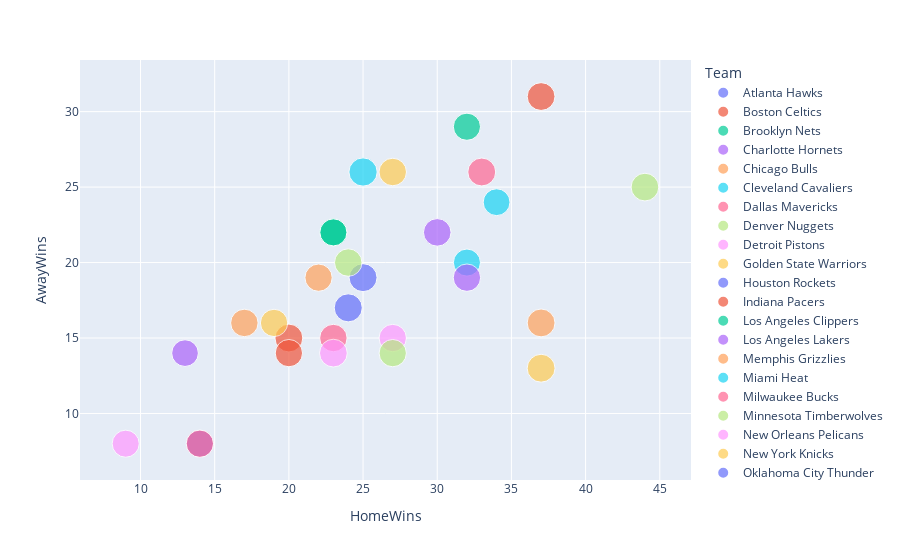

The notebook cell this image was saved under:
### Code cell
fig = px.scatter(
    nba2023,
    x="HomeWins",
    y="AwayWins",
    color=nba2023.index,
    size=nba2023["AverageHomePoints"] 
)

fig.show()

### Figure 1 — Plotly figure (JSON) as saved in the notebook; plotly's stock layout.template omitted (floating-point values rounded to 4 significant figures)
{"data": [{"hovertemplate": "Team=Atlanta Hawks<br>HomeWins=%{x}<br>AwayWins=%{y}<br>AverageHomePoints=%{marker.size}<extra></extra>", "legendgroup": "Atlanta Hawks", "marker": {"color": "#636efa", "size": [119.9], "sizemode": "area", "sizeref": 0.3063, "symbol": "circle"}, "mode": "markers", "name": "Atlanta Hawks", "orientation": "v", "showlegend": true, "type": "scatter", "x": [25], "xaxis": "x", "y": [19], "yaxis": "y"}, {"hovertemplate": "Team=Boston Celtics<br>HomeWins=%{x}<br>AwayWins=%{y}<br>AverageHomePoints=%{marker.size}<extra></extra>", "legendgroup": "Boston Celtics", "marker": {"color": "#EF553B", "size": [118.4], "sizemode": "area", "sizeref": 0.3063, "symbol": "circle"}, "mode": "markers", "name": "Boston Celtics", "orientation": "v", "showlegend": true, "type": "scatter", "x": [37], "xaxis": "x", "y": [31], "yaxis": "y"}, {"hovertemplate": "Team=Brooklyn Nets<br>HomeWins=%{x}<br>AwayWins=%{y}<br>AverageHomePoints=%{marker.size}<extra></extra>", "legendgroup": "Brooklyn Nets", "marker": {"color": "#00cc96", "size": [112.1], "sizemode": "area", "sizeref": 0.3063, "symbol": "circle"}, "mode": "markers", "name": "Brooklyn Nets", "orientation": "v", "showlegend": true, "type": "scatter", "x": [23], "xaxis": "x", "y": [22], "yaxis": "y"}, {"hovertemplate": "Team=Charlotte Hornets<br>HomeWins=%{x}<br>AwayWins=%{y}<br>AverageHomePoints=%{marker.size}<extra></extra>", "legendgroup": "Charlotte Hornets", "marker": {"color": "#ab63fa", "size": [109.2], "sizemode": "area", "sizeref": 0.3063, "symbol": "circle"}, "mode": "markers", "name": "Charlotte Hornets", "orientation": "v", "showlegend": true, "type": "scatter", "x": [13], "xaxis": "x", "y": [14], "yaxis": "y"}, {"hovertemplate": "Team=Chicago Bulls<br>HomeWins=%{x}<br>AwayWins=%{y}<br>AverageHomePoints=%{marker.size}<extra></extra>", "legendgroup": "Chicago Bulls", "marker": {"color": "#FFA15A", "size": [114.0], "sizemode": "area", "sizeref": 0.3063, "symbol": "circle"}, "mode": "markers", "name": "Chicago Bulls", "orientation": "v", "showlegend": true, "type": "scatter", "x": [22], "xaxis": "x", "y": [19], "yaxis": "y"}, {"hovertemplate": "Team=Cleveland Cavaliers<br>HomeWins=%{x}<br>AwayWins=%{y}<br>AverageHomePoints=%{marker.size}<extra></extra>", "legendgroup": "Cleveland Cavaliers", "marker": {"color": "#19d3f3", "size": [112.2], "sizemode": "area", "sizeref": 0.3063, "symbol": "circle"}, "mode": "markers", "name": "Cleveland Cavaliers", "orientation": "v", "showlegend": true, "type": "scatter", "x": [32], "xaxis": "x", "y": [20], "yaxis": "y"}, {"hovertemplate": "Team=Dallas Mavericks<br>HomeWins=%{x}<br>AwayWins=%{y}<br>AverageHomePoints=%{marker.size}<extra></extra>", "legendgroup": "Dallas Mavericks", "marker": {"color": "#FF6692", "size": [115.4], "sizemode": "area", "sizeref": 0.3063, "symbol": "circle"}, "mode": "markers", "name": "Dallas Mavericks", "orientation": "v", "showlegend": true, "type": "scatter", "x": [23], "xaxis": "x", "y": [15], "yaxis": "y"}, {"hovertemplate": "Team=Denver Nuggets<br>HomeWins=%{x}<br>AwayWins=%{y}<br>AverageHomePoints=%{marker.size}<extra></extra>", "legendgroup": "Denver Nuggets", "marker": {"color": "#B6E880", "size": [117.8], "sizemode": "area", "sizeref": 0.3063, "symbol": "circle"}, "mode": "markers", "name": "Denver Nuggets", "orientation": "v", "showlegend": true, "type": "scatter", "x": [44], "xaxis": "x", "y": [25], "yaxis": "y"}, {"hovertemplate": "Team=Detroit Pistons<br>HomeWins=%{x}<br>AwayWins=%{y}<br>AverageHomePoints=%{marker.size}<extra></extra>", "legendgroup": "Detroit Pistons", "marker": {"color": "#FF97FF", "size": [112.3], "sizemode": "area", "sizeref": 0.3063, "symbol": "circle"}, "mode": "markers", "name": "Detroit Pistons", "orientation": "v", "showlegend": true, "type": "scatter", "x": [9], "xaxis": "x", "y": [8], "yaxis": "y"}, {"hovertemplate": "Team=Golden State Warriors<br>HomeWins=%{x}<br>AwayWins=%{y}<br>AverageHomePoints=%{marker.size}<extra></extra>", "legendgroup": "Golden State Warriors", "marker": {"color": "#FECB52", "size": [119.3], "sizemode": "area", "sizeref": 0.3063, "symbol": "circle"}, "mode": "markers", "name": "Golden State Warriors", "orientation": "v", "showlegend": true, "type": "scatter", "x": [37], "xaxis": "x", "y": [13], "yaxis": "y"}, {"hovertemplate": "Team=Houston Rockets<br>HomeWins=%{x}<br>AwayWins=%{y}<br>AverageHomePoints=%{marker.size}<extra></extra>", "legendgroup": "Houston Rockets", "marker": {"color": "#636efa", "size": [110.8], "sizemode": "area", "sizeref": 0.3063, "symbol": "circle"}, "mode": "markers", "name": "Houston Rockets", "orientation": "v", "showlegend": true, "type": "scatter", "x": [14], "xaxis": "x", "y": [8], "yaxis": "y"}, {"hovertemplate": "Team=Indiana Pacers<br>HomeWins=%{x}<br>AwayWins=%{y}<br>AverageHomePoints=%{marker.size}<extra></extra>", "legendgroup": "Indiana Pacers", "marker": {"color": "#EF553B", "size": [118.9], "sizemode": "area", "sizeref": 0.3063, "symbol": "circle"}, "mode": "markers", "name": "Indiana Pacers", "orientation": "v", "showlegend": true, "type": "scatter", "x": [20], "xaxis": "x", "y": [15], "yaxis": "y"}, {"hovertemplate": "Team=Los Angeles Clippers<br>HomeWins=%{x}<br>AwayWins=%{y}<br>AverageHomePoints=%{marker.size}<extra></extra>", "legendgroup": "Los Angeles Clippers", "marker": {"color": "#00cc96", "size": [112.7], "sizemode": "area", "sizeref": 0.3063, "symbol": "circle"}, "mode": "markers", "name": "Los Angeles Clippers", "orientation": "v", "showlegend": true, "type": "scatter", "x": [23], "xaxis": "x", "y": [22], "yaxis": "y"}, {"hovertemplate": "Team=Los Angeles Lakers<br>HomeWins=%{x}<br>AwayWins=%{y}<br>AverageHomePoints=%{marker.size}<extra></extra>", "legendgroup": "Los Angeles Lakers", "marker": {"color": "#ab63fa", "size": [116.6], "sizemode": "area", "sizeref": 0.3063, "symbol": "circle"}, "mode": "markers", "name": "Los Angeles Lakers", "orientation": "v", "showlegend": true, "type": "scatter", "x": [30], "xaxis": "x", "y": [22], "yaxis": "y"}, {"hovertemplate": "Team=Memphis Grizzlies<br>HomeWins=%{x}<br>AwayWins=%{y}<br>AverageHomePoints=%{marker.size}<extra></extra>", "legendgroup": "Memphis Grizzlies", "marker": {"color": "#FFA15A", "size": [119.1], "sizemode": "area", "sizeref": 0.3063, "symbol": "circle"}, "mode": "markers", "name": "Memphis Grizzlies", "orientation": "v", "showlegend": true, "type": "scatter", "x": [37], "xaxis": "x", "y": [16], "yaxis": "y"}, {"hovertemplate": "Team=Miami Heat<br>HomeWins=%{x}<br>AwayWins=%{y}<br>AverageHomePoints=%{marker.size}<extra></extra>", "legendgroup": "Miami Heat", "marker": {"color": "#19d3f3", "size": [110.3], "sizemode": "area", "sizeref": 0.3063, "symbol": "circle"}, "mode": "markers", "name": "Miami Heat", "orientation": "v", "showlegend": true, "type": "scatter", "x": [34], "xaxis": "x", "y": [24], "yaxis": "y"}, {"hovertemplate": "Team=Milwaukee Bucks<br>HomeWins=%{x}<br>AwayWins=%{y}<br>AverageHomePoints=%{marker.size}<extra></extra>", "legendgroup": "Milwaukee Bucks", "marker": {"color": "#FF6692", "size": [119.4], "sizemode": "area", "sizeref": 0.3063, "symbol": "circle"}, "mode": "markers", "name": "Milwaukee Bucks", "orientation": "v", "showlegend": true, "type": "scatter", "x": [33], "xaxis": "x", "y": [26], "yaxis": "y"}, {"hovertemplate": "Team=Minnesota Timberwolves<br>HomeWins=%{x}<br>AwayWins=%{y}<br>AverageHomePoints=%{marker.size}<extra></extra>", "legendgroup": "Minnesota Timberwolves", "marker": {"color": "#B6E880", "size": [115.9], "sizemode": "area", "sizeref": 0.3063, "symbol": "circle"}, "mode": "markers", "name": "Minnesota Timberwolves", "orientation": "v", "showlegend": true, "type": "scatter", "x": [24], "xaxis": "x", "y": [20], "yaxis": "y"}, {"hovertemplate": "Team=New Orleans Pelicans<br>HomeWins=%{x}<br>AwayWins=%{y}<br>AverageHomePoints=%{marker.size}<extra></extra>", "legendgroup": "New Orleans Pelicans", "marker": {"color": "#FF97FF", "size": [115], "sizemode": "area", "sizeref": 0.3063, "symbol": "circle"}, "mode": "markers", "name": "New Orleans Pelicans", "orientation": "v", "showlegend": true, "type": "scatter", "x": [27], "xaxis": "x", "y": [15], "yaxis": "y"}, {"hovertemplate": "Team=New York Knicks<br>HomeWins=%{x}<br>AwayWins=%{y}<br>AverageHomePoints=%{marker.size}<extra></extra>", "legendgroup": "New York Knicks", "marker": {"color": "#FECB52", "size": [115.9], "sizemode": "area", "sizeref": 0.3063, "symbol": "circle"}, "mode": "markers", "name": "New York Knicks", "orientation": "v", "showlegend": true, "type": "scatter", "x": [27], "xaxis": "x", "y": [26], "yaxis": "y"}, {"hovertemplate": "Team=Oklahoma City Thunder<br>HomeWins=%{x}<br>AwayWins=%{y}<br>AverageHomePoints=%{marker.size}<extra></extra>", "legendgroup": "Oklahoma City Thunder", "marker": {"color": "#636efa", "size": [120.8], "sizemode": "area", "sizeref": 0.3063, "symbol": "circle"}, "mode": "markers", "name": "Oklahoma City Thunder", "orientation": "v", "showlegend": true, "type": "scatter", "x": [24], "xaxis": "x", "y": [17], "yaxis": "y"}, {"hovertemplate": "Team=Orlando Magic<br>HomeWins=%{x}<br>AwayWins=%{y}<br>AverageHomePoints=%{marker.size}<extra></extra>", "legendgroup": "Orlando Magic", "marker": {"color": "#EF553B", "size": [114.3], "sizemode": "area", "sizeref": 0.3063, "symbol": "circle"}, "mode": "markers", "name": "Orlando Magic", "orientation": "v", "showlegend": true, "type": "scatter", "x": [20], "xaxis": "x", "y": [14], "yaxis": "y"}, {"hovertemplate": "Team=Philadelphia 76ers<br>HomeWins=%{x}<br>AwayWins=%{y}<br>AverageHomePoints=%{marker.size}<extra></extra>", "legendgroup": "Philadelphia 76ers", "marker": {"color": "#00cc96", "size": [113.1], "sizemode": "area", "sizeref": 0.3063, "symbol": "circle"}, "mode": "markers", "name": "Philadelphia 76ers", "orientation": "v", "showlegend": true, "type": "scatter", "x": [32], "xaxis": "x", "y": [29], "yaxis": "y"}, {"hovertemplate": "Team=Phoenix Suns<br>HomeWins=%{x}<br>AwayWins=%{y}<br>AverageHomePoints=%{marker.size}<extra></extra>", "legendgroup": "Phoenix Suns", "marker": {"color": "#ab63fa", "size": [114.8], "sizemode": "area", "sizeref": 0.3063, "symbol": "circle"}, "mode": "markers", "name": "Phoenix Suns", "orientation": "v", "showlegend": true, "type": "scatter", "x": [32], "xaxis": "x", "y": [19], "yaxis": "y"}, {"hovertemplate": "Team=Portland Trail Blazers<br>HomeWins=%{x}<br>AwayWins=%{y}<br>AverageHomePoints=%{marker.size}<extra></extra>", "legendgroup": "Portland Trail Blazers", "marker": {"color": "#FFA15A", "size": [115.6], "sizemode": "area", "sizeref": 0.3063, "symbol": "circle"}, "mode": "markers", "name": "Portland Trail Blazers", "orientation": "v", "showlegend": true, "type": "scatter", "x": [17], "xaxis": "x", "y": [16], "yaxis": "y"}, {"hovertemplate": "Team=Sacramento Kings<br>HomeWins=%{x}<br>AwayWins=%{y}<br>AverageHomePoints=%{marker.size}<extra></extra>", "legendgroup": "Sacramento Kings", "marker": {"color": "#19d3f3", "size": [122.5], "sizemode": "area", "sizeref": 0.3063, "symbol": "circle"}, "mode": "markers", "name": "Sacramento Kings", "orientation": "v", "showlegend": true, "type": "scatter", "x": [25], "xaxis": "x", "y": [26], "yaxis": "y"}, {"hovertemplate": "Team=San Antonio Spurs<br>HomeWins=%{x}<br>AwayWins=%{y}<br>AverageHomePoints=%{marker.size}<extra></extra>", "legendgroup": "San Antonio Spurs", "marker": {"color": "#FF6692", "size": [115.1], "sizemode": "area", "sizeref": 0.3063, "symbol": "circle"}, "mode": "markers", "name": "San Antonio Spurs", "orientation": "v", "showlegend": true, "type": "scatter", "x": [14], "xaxis": "x", "y": [8], "yaxis": "y"}, {"hovertemplate": "Team=Toronto Raptors<br>HomeWins=%{x}<br>AwayWins=%{y}<br>AverageHomePoints=%{marker.size}<extra></extra>", "legendgroup": "Toronto Raptors", "marker": {"color": "#B6E880", "size": [114.1], "sizemode": "area", "sizeref": 0.3063, "symbol": "circle"}, "mode": "markers", "name": "Toronto Raptors", "orientation": "v", "showlegend": true, "type": "scatter", "x": [27], "xaxis": "x", "y": [14], "yaxis": "y"}, {"hovertemplate": "Team=Utah Jazz<br>HomeWins=%{x}<br>AwayWins=%{y}<br>AverageHomePoints=%{marker.size}<extra></extra>", "legendgroup": "Utah Jazz", "marker": {"color": "#FF97FF", "size": [118.0], "sizemode": "area", "sizeref": 0.3063, "symbol": "circle"}, "mode": "markers", "name": "Utah Jazz", "orientation": "v", "showlegend": true, "type": "scatter", "x": [23], "xaxis": "x", "y": [14], "yaxis": "y"}, {"hovertemplate": "Team=Washington Wizards<br>HomeWins=%{x}<br>AwayWins=%{y}<br>AverageHomePoints=%{marker.size}<extra></extra>", "legendgroup": "Washington Wizards", "marker": {"color": "#FECB52", "size": [114.2], "sizemode": "area", "sizeref": 0.3063, "symbol": "circle"}, "mode": "markers", "name": "Washington Wizards", "orientation": "v", "showlegend": true, "type": "scatter", "x": [19], "xaxis": "x", "y": [16], "yaxis": "y"}], "layout": {"legend": {"itemsizing": "constant", "title": {"text": "Team"}, "tracegroupgap": 0}, "margin": {"t": 60}, "xaxis": {"anchor": "y", "domain": [0, 1], "title": {"text": "HomeWins"}}, "yaxis": {"anchor": "x", "domain": [0, 1], "title": {"text": "AwayWins"}}}}
